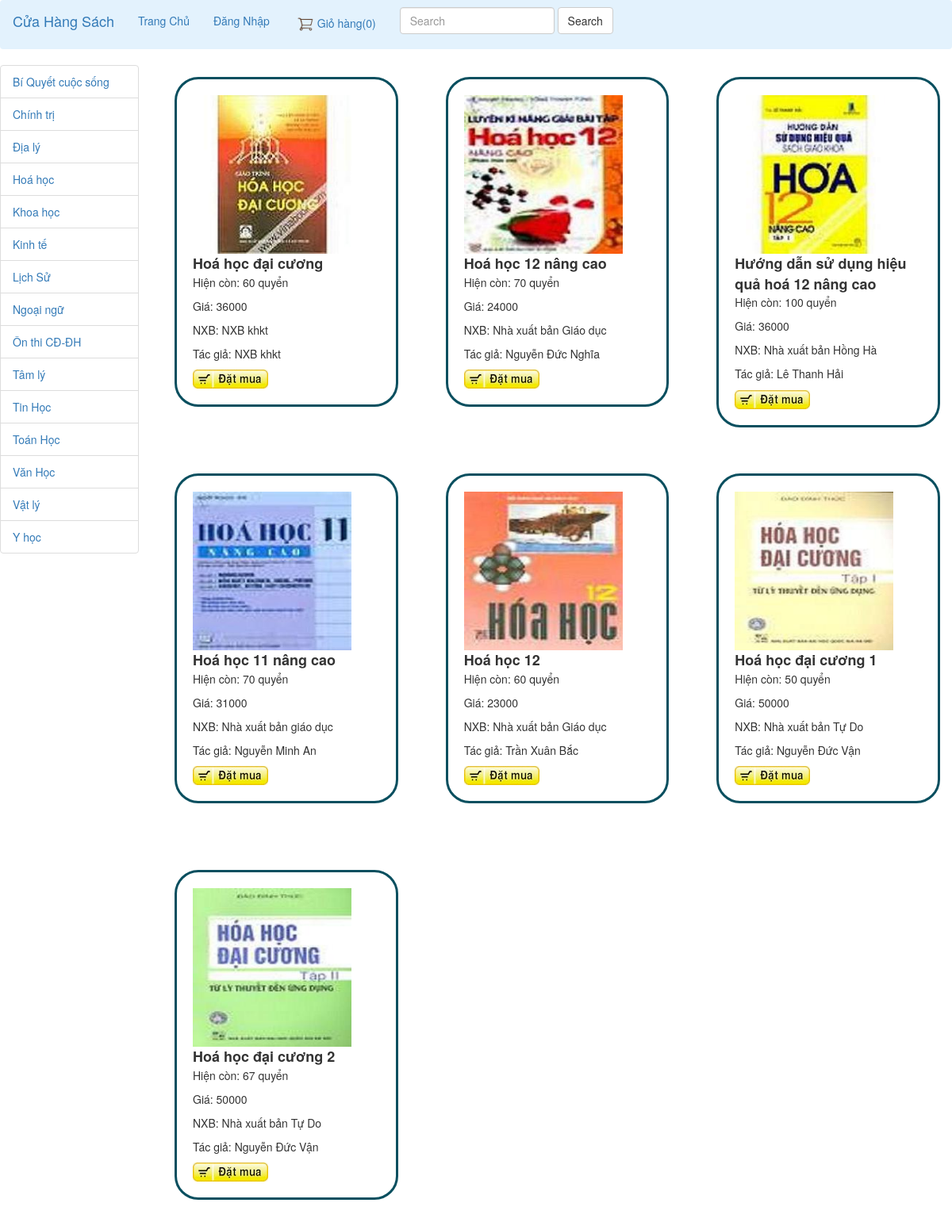
The page /index.php?p=1&ml=4 on the database its author committed.
### tables this page shows
CREATE TABLE IF NOT EXISTS `loaisach` (
`MaLoaiSach` int(11) NOT NULL,
  `TenLoaiSach` varchar(100) NOT NULL
);

CREATE TABLE IF NOT EXISTS `sach` (
`MaSach` int(11) NOT NULL,
  `TenSach` varchar(500) NOT NULL,
  `MaLoaiSach` int(11) NOT NULL,
  `SoLuong` int(11) NOT NULL,
  `Gia` bigint(20) NOT NULL,
  `NhaXuatBan` varchar(100) NOT NULL,
  `TacGia` varchar(100) NOT NULL,
  `image` varchar(50) NOT NULL
);

### dao/loaisachdao.php (called while the page is built, shortened)
<?php include './bean/loaisachbean.php';?>
<?php
class loaisachdao {
    public function getLoaiSach(){
        $arr= array();
        $conn= mysqli_connect("localhost:3305", "root", "", "qlsach");
        mysqli_set_charset($conn, 'UTF8');
        $sql="select * from loaisach";
        $result = $conn->query($sql);
        if ($result->num_rows > 0) {
            while ($row = $result->fetch_assoc()) {
                $loaiSach= new loaisachbean($row["MaLoaiSach"], $row["TenLoaiSach"]);
                $arr[]=$loaiSach;
            }
        }
        return $arr;
    }
}
?>

### bo/loaisachbo.php (called while the page is built, shortened)
<?php
include './dao/loaisachdao.php';
class loaisachbo {
    public function getLoaiSach() {
        $lsdao = new loaiSachdao();
        $this->listlsach=$lsdao->getLoaiSach();
        return $this->listlsach;
    }
}

### bean/loaisachbean.php (called while the page is built, shortened)
<?php
class loaisachbean {
    function __construct($maLoaiSach, $tenLoaiSach) {
        $this->maLoaiSach = $maLoaiSach;
        $this->tenLoaiSach = $tenLoaiSach;
    }
}

### bo/sachbo.php (called while the page is built, shortened)
<?php
include './dao/sachdao.php';
?>
<?php
class sachbo {
    var $listSach;
    public function __construct() {
        $this->listSach = array();
    }
    public function getSach() {
        $sachdao = new sachdao();
        $this->listSach = $sachdao->getSach();
        return $this->listSach;
    }
    public function getSachTheoMa($maLoai) {
        $listSachTam = array();
        foreach ($this->listSach as $value) {
            if ($value->maLoaiSach === $maLoai) {
                $listSachTam[] = $value;
            }
        }
        return $listSachTam;
    }
}

### dao/sachdao.php (called while the page is built, shortened)
<?php include './bean/sachbean.php'; ?>
<?php
class sachdao {
    public function getSach() {
        $arr = array();
        $conn = mysqli_connect("localhost:3305", "root", "", "qlsach");
        mysqli_set_charset($conn, 'UTF8');
        $sql = "select * from sach";
        $result = $conn->query($sql);
        if ($result->num_rows > 0) {
            while ($row = $result->fetch_assoc()) {
                $sach = new sachbean($row["MaSach"], $row["TenSach"], $row["MaLoaiSach"], $row["SoLuong"], $row["Gia"], $row["NhaXuatBan"], $row["TacGia"], $row["image"]);
                $arr[] = $sach;
            }
        }
        return $arr;
    }
}

### bean/sachbean.php (called while the page is built, shortened)
<?php
class sachbean {
    function __construct($maSach, $tenSach, $maLoaiSach, $soLuong, $gia, $nhaXuatBan, $tacGia, $image) {
        $this->maSach = $maSach;
        $this->tenSach = $tenSach;
        $this->maLoaiSach = $maLoaiSach;
        $this->soLuong = $soLuong;
        $this->gia = $gia;
        $this->nhaXuatBan = $nhaXuatBan;
        $this->tacGia = $tacGia;
        $this->image = $image;
    }
}

### pages/HienThiSach.php (the view, shortened to what this page needs)
<?php
if($_SERVER["REQUEST_METHOD"] == "GET"&&isset($_GET["ml"]))
{
    $maLoai = $_GET["ml"];
    $sachbo = new sachbo();
    $sachbo->getSach();
    $listSach=$sachbo->getSachTheoMa($maLoai);
}
 else {
     $sachbo = new sachbo();
     $listSach=$sachbo->getSach();
}
?>
<?php if($listSach!==null){?>
<div class="row">
        <?php
        foreach ($listSach as $value) {
            ?>
    <div class="col-lg-4" style="height: 500px">
        <div class="bor-image">
                <img src="<?php echo $value->image ?>" width="200px" height="200px" border-radius="30px"><br>
        <b style="font-size: 18px"><?php echo $value->tenSach ; ?></b>
        <p >Hiện còn: <?php  echo $value->soLuong ;?> quyển </p>
        <p >Giá: <?php echo $value->gia ; ?> </p>
        <p >NXB: <?php echo $value->nhaXuatBan ; ?> </p>
        <p >Tác giả: <?php echo $value->tacGia ; ?> </p>
        <a href="index.php?p=3&masach=<?php echo $value->maSach?>"><img src="image/buynow.jpg"><br></a>
        </div>
    </div>
        <?php
        }
        ?>
</div>
<?php
}
?>

### blocks/listLoai.php
<?php
    $loaibo = new loaisachbo();
    $lis=$loaibo->getLoaiSach();
    ?>
<ul class="list-group">
    <?php
    foreach ($lis as $key=>$value) {?>
    <li class="list-group-item"><a href=<?php echo("index.php?p=1&ml="."$value->maLoaiSach")?>><?php echo $value->tenLoaiSach?></a></li>
<?php
}
?>
</ul>

### pages/HienThiSach.php (style rules this page uses)
.bor-image { margin: 15px; border: 3px solid #094f5f; padding: 20px; border-radius: 30px; }

### rows shown on the page
loaisach: TenLoaiSach "Bí Quyết cuộc sống"
loaisach: TenLoaiSach "Chính trị"
loaisach: TenLoaiSach "Địa lý"
loaisach: TenLoaiSach "Hoá học"
loaisach: TenLoaiSach "Khoa học"
loaisach: TenLoaiSach "Kinh tế"
loaisach: TenLoaiSach "Lịch Sử"
loaisach: TenLoaiSach "Ngoại ngữ"
loaisach: TenLoaiSach "Ôn thi CĐ-ĐH"
loaisach: TenLoaiSach "Tâm lý"
loaisach: TenLoaiSach "Tin Học"
loaisach: TenLoaiSach "Toán Học"
loaisach: TenLoaiSach "Văn Học"
loaisach: TenLoaiSach "Vật lý"
loaisach: TenLoaiSach "Y học"
sach: image (picture), TenSach "Hoá học đại cương", SoLuong "60", Gia "36000", NhaXuatBan "NXB khkt", TacGia "NXB khkt"
sach: image (picture), TenSach "Hoá học 12 nâng cao", SoLuong "70", Gia "24000", NhaXuatBan "Nhà xuất bản Giáo dục", TacGia "Nguyễn Đức Nghĩa"
sach: image (picture), TenSach "Hướng dẫn sử dụng hiệu quả hoá 12 nâng cao", SoLuong "100", Gia "36000", NhaXuatBan "Nhà xuất bản Hồng Hà", TacGia "Lê Thanh Hải"
sach: image (picture), TenSach "Hoá học 11 nâng cao", SoLuong "70", Gia "31000", NhaXuatBan "Nhà xuất bản giáo dục", TacGia "Nguyễn Minh An"
sach: image (picture), TenSach "Hoá học 12", SoLuong "60", Gia "23000", NhaXuatBan "Nhà xuất bản Giáo dục", TacGia "Trần Xuân Bắc"
sach: image (picture), TenSach "Hoá học đại cương 1", SoLuong "50", Gia "50000", NhaXuatBan "Nhà xuất bản Tự Do", TacGia "Nguyễn Đức Vận"
sach: image (picture), TenSach "Hoá học đại cương 2", SoLuong "67", Gia "50000", NhaXuatBan "Nhà xuất bản Tự Do", TacGia "Nguyễn Đức Vận"

### other values the page prints
$count "0"
